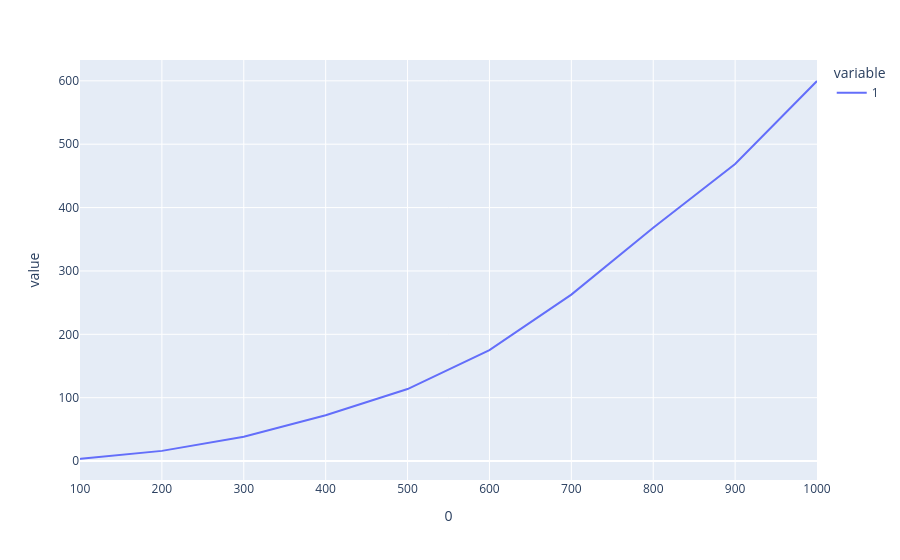

The notebook cell saved with this chart:
### Markdown cell above
# Using `pytest` with the `pytest-benchmark` plugin

### Code cell
pd.DataFrame(
    [
        # From manually running `pytest test_special_quadratic_spline.py`:
        (100, 3.23),
        (101, 3.60),
        (200, 16.04),
        (300, 38.23),
        (400, 72.23),
        (500, 113.59),
        (600, 175.12),
        (700, 262.67),
        (800, 368.17),
        (900, 468.71),
        (1000, 599.74),
    ],
    columns=["signal_length", "mean_exec_time"],
).set_index("signal_length").plot(backend="plotly")

### Figure 1 — Plotly figure (JSON) as saved in the notebook; plotly's stock layout.template omitted (floating-point values rounded to 4 significant figures)
{"data": [{"hovertemplate": "variable=1<br>0=%{x}<br>value=%{y}<extra></extra>", "legendgroup": "1", "line": {"color": "#636efa", "dash": "solid"}, "marker": {"symbol": "circle"}, "mode": "lines", "name": "1", "orientation": "v", "showlegend": true, "type": "scatter", "x": [100, 101, 200, 300, 400, 500, 600, 700, 800, 900, 1000], "xaxis": "x", "y": [3.23, 3.6, 16.04, 38.23, 72.23, 113.6, 175.1, 262.7, 368.2, 468.7, 599.7], "yaxis": "y"}], "layout": {"legend": {"title": {"text": "variable"}, "tracegroupgap": 0}, "margin": {"t": 60}, "xaxis": {"anchor": "y", "domain": [0, 1], "title": {"text": "0"}}, "yaxis": {"anchor": "x", "domain": [0, 1], "title": {"text": "value"}}}}
